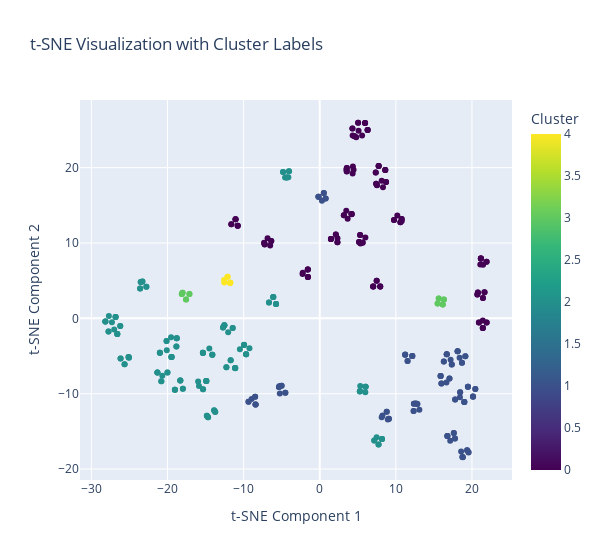

The cell this chart's notebook holds for it:
### Markdown cell above
## TSNE

### Code cell
import plotly.express as px
from sklearn.manifold import TSNE

# Assuming 'encoded_data' is your dataframe containing the data points

# Initialize t-SNE
tsne = TSNE(n_components=2, random_state=42)

# Fit and transform data points using t-SNE
tsne_features = tsne.fit_transform(encoded_data.drop('Cluster', axis=1))  # Assuming you already added the 'Cluster' column

# Add t-SNE features to the dataframe
encoded_data['TSNE1'] = tsne_features[:, 0]
encoded_data['TSNE2'] = tsne_features[:, 1]

# Plot the distribution using Plotly
fig = px.scatter(encoded_data, x='TSNE1', y='TSNE2', color='Cluster', 
                 color_continuous_scale='viridis', 
                 labels={'TSNE1': 't-SNE Component 1', 'TSNE2': 't-SNE Component 2'},
                 title='t-SNE Visualization with Cluster Labels')
fig.update_layout(width=600)
fig.show()

### Figure 1 — Plotly figure (JSON) as saved in the notebook; plotly's stock layout.template omitted (floating-point values rounded to 4 significant figures; data arrays with more than 128 entries replaced by an {"elided": "..."} marker saying what was removed)
{"data": [{"hovertemplate": "t-SNE Component 1=%{x}<br>t-SNE Component 2=%{y}<br>Cluster=%{marker.color}<extra></extra>", "legendgroup": "", "marker": {"color": {"elided": "400 int values"}, "coloraxis": "coloraxis", "symbol": "circle"}, "mode": "markers", "name": "", "orientation": "v", "showlegend": false, "type": "scatter", "x": {"elided": "400 float values"}, "xaxis": "x", "y": {"elided": "400 float values"}, "yaxis": "y"}], "layout": {"coloraxis": {"colorbar": {"title": {"text": "Cluster"}}, "colorscale": [[0, "#440154"], [0.1111, "#482878"], [0.2222, "#3e4989"], [0.3333, "#31688e"], [0.4444, "#26828e"], [0.5556, "#1f9e89"], [0.6667, "#35b779"], [0.7778, "#6ece58"], [0.8889, "#b5de2b"], [1, "#fde725"]]}, "legend": {"tracegroupgap": 0}, "title": {"text": "t-SNE Visualization with Cluster Labels"}, "width": 600, "xaxis": {"anchor": "y", "domain": [0, 1], "title": {"text": "t-SNE Component 1"}}, "yaxis": {"anchor": "x", "domain": [0, 1], "title": {"text": "t-SNE Component 2"}}}}
